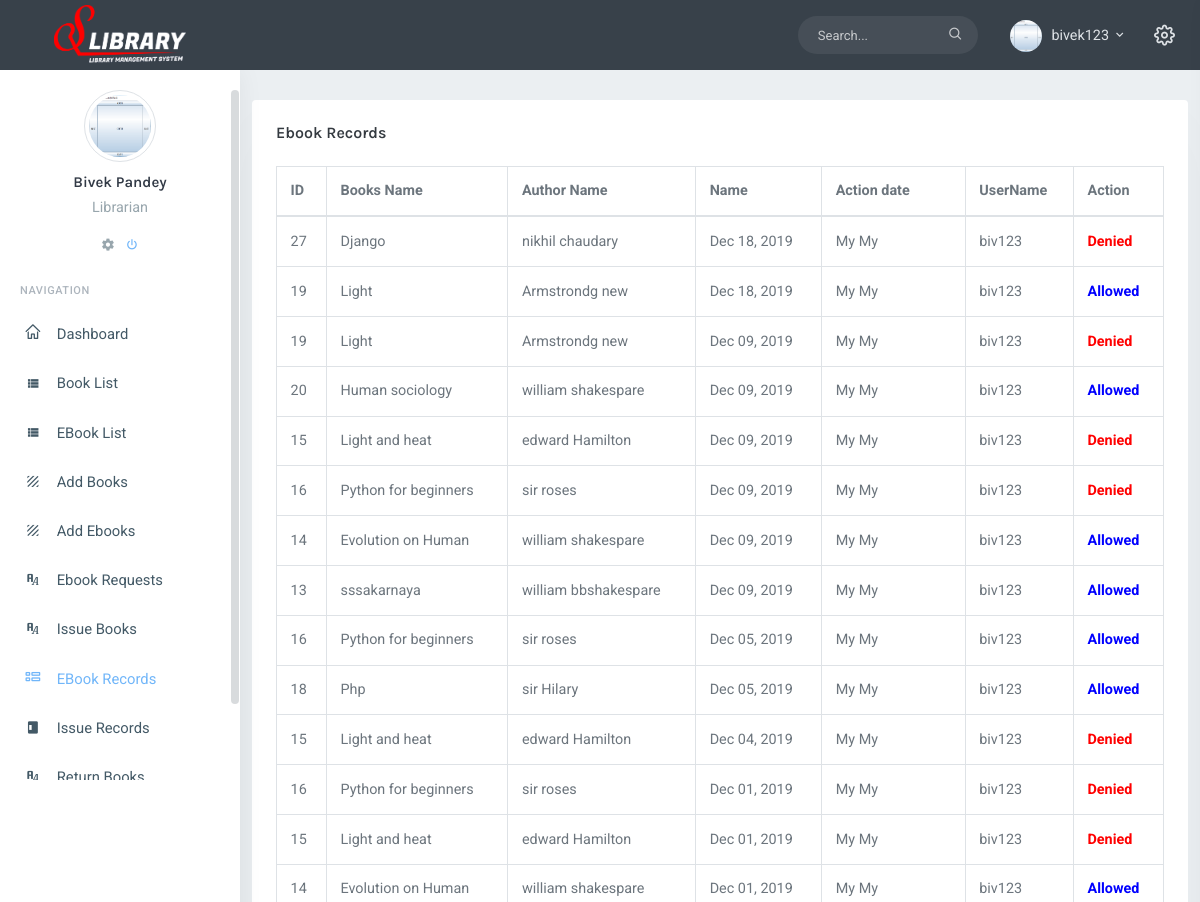
Page /ebook-activities/ (signed in, upper part) on the earlier database version.
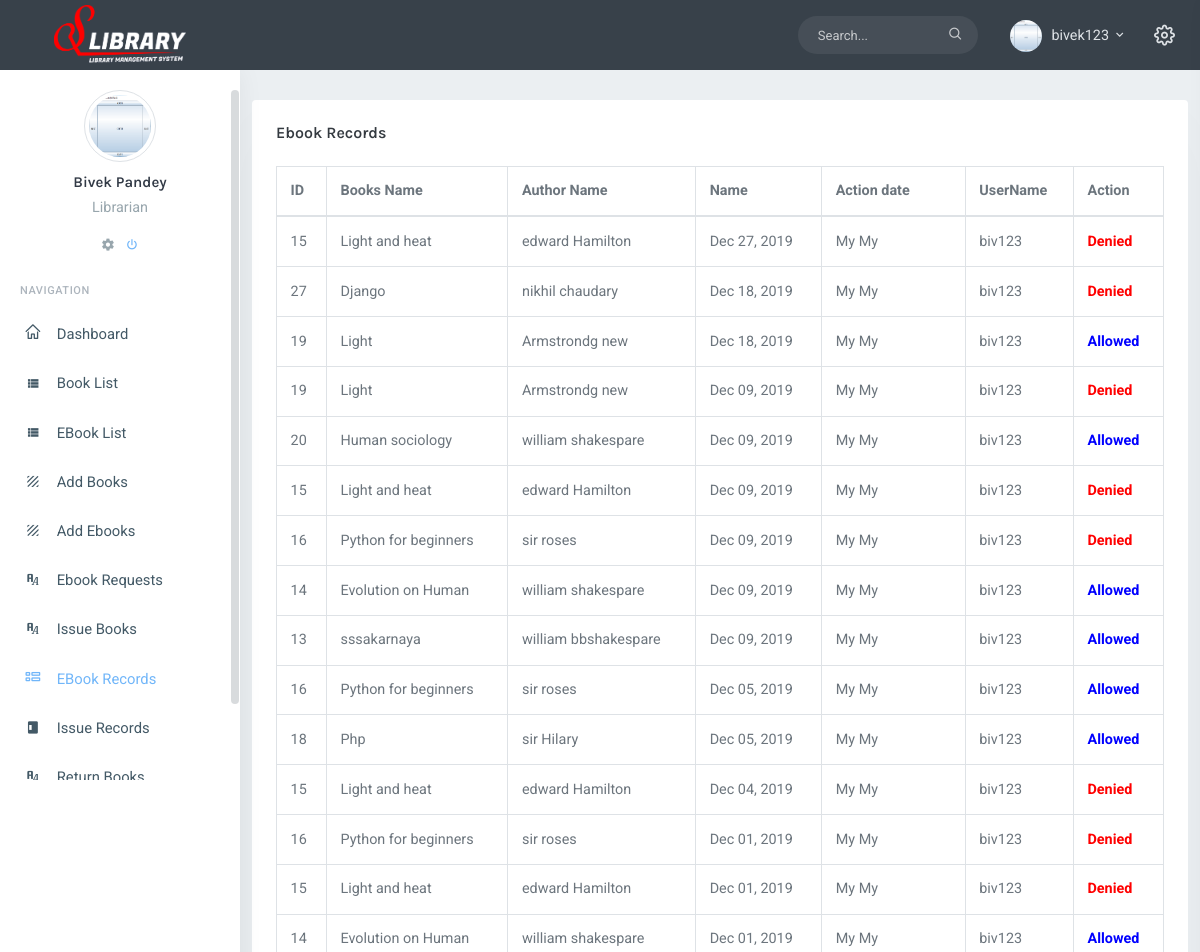
Same page on the later database version.
### operations/models.py (models this page shows, shortened)
class EbookRequestHistory(models.Model):
	ebook=models.ForeignKey(Ebooks, on_delete=models.CASCADE,blank=True, null=True)
	action=models.CharField(max_length=100)
	requested_by=models.ForeignKey(settings.AUTH_USER_MODEL,
		on_delete=models.CASCADE, null=True)
	requested_date=models.DateTimeField(auto_now_add=True, null=True)
	action_date=models.DateTimeField()
	readable_upto=models.DateTimeField(null=True)
	readable=models.BooleanField()

class Ebooks(models.Model):
	name=models.CharField(max_length=100)
	book=models.FileField(upload_to='files')
	author_name=models.CharField(max_length=100)
	cover_image=models.ImageField(upload_to='image', default='image/bookim.png')
	added_date=models.DateTimeField(auto_now_add=True, null=True)
	catagory = models.ForeignKey(Catagory, on_delete=models.CASCADE, null=True)

### account/models.py (models this page shows)
class User(AbstractUser):
	CHOICES = (
        ('Librarian', 'Librarian'),
        ('Student', 'Student'),
    )
	Role=models.CharField(max_length=20,
		choices=CHOICES,
		default='Student')
	profile_pic=models.ImageField(upload_to='profile-pic',
		default='profile-pic/user.jpg')
	barcode=models.ImageField(blank=True, null=True)
	contact=models.CharField(max_length=100)
	is_active=models.BooleanField(default=False)

### operations/views.py (the view)
# urls.py: path('ebook-activities/', EbookActivities.as_view(), name='ebook-activities'),
@method_decorator(role_required(allowed_roles=['Librarian']),
    name='dispatch')
class EbookActivities(ListView, LoginRequiredMixin):
    template_name='operations/ebook-activities.html'
    queryset=EbookRequestHistory.objects.all().order_by('-requested_date')
    def get_context_data(self, *args, **kwargs):
        context=super(EbookActivities, self).get_context_data(*args, **kwargs)
        activities=self.get_queryset()
        context.update({
            'activities':activities,
            })
        return context

### operations/context_processors.py (called while the page is built)
def my_context_processor(request):
    if request.user.is_authenticated:
        count=Message.objects.filter(posted_to=request.user, read=False).count()
        msgs=Message.objects.filter(posted_to=request.user).order_by('Posted_on')[::-1]
        sent_msgs=Message.objects.filter(
            posted_by=request.user).order_by('Posted_on')[::-1]
        return {
            'count': count,
            'msgs':msgs,
            'sent_msgs':sent_msgs
        }
    return {}

def get_all_catagory(request):
    catagories=Catagory.objects.all()
    return {'catagories':catagories}

def issue_requests(request):
    issue_requests=EbookRequest.objects.all().count()
    return {'issue_requests':issue_requests}

### operations/templates/operations/ebook-activities.html (shortened to what this page needs)
{%extends 'operations/index.html'%}
{% load static %}
{% block content %}
{% if activities %}
<div class="row">
  <div class="col-12">
    <div class="card-box table-responsive">
      <h4 class="mt-0 header-title">Ebook Records</h4>
      <table id="selection-table1" class="table table-bordered dt-responsive nowrap">
  <thead>
    <tr>
      <th>ID</th>
      <th>Books Name</th>
      <th>Author Name</th>
      <th>Name</th>
      <th>Action date</th>
      <th>UserName</th>
      <th>Action</th>
      </tr>
    </thead>
    <tbody>
      {% for book in activities %}
      <tr>
        <td>{{book.ebook.id}}</td>
        <td>{{book.ebook.name}}</td>
        <td>{{book.ebook.author_name}}</td>
        <td>{{book.action_date|date:"M d, Y"}}</td>
        <td>{{book.requested_by.first_name}} {{book.requested_by.first_name}}</td>
        <td>{{book.requested_by.username}}</td>
        {% if book.action == 'Allowed' %}
        <td style="color: blue;"><b>Allowed</b></td>
        {% endif %}
        {% if book.action == 'Denied' %}
        <td style="color: red;"><b>Denied</b></td>
        {% endif %}
      </tr>
      {% endfor %}
    </tbody>
  </table>
  </div>
  </div>
  </div>
  {% else %}
  <h1>No EBooks Activities</h1>
  {% endif %}
  {% endblock %}

Differences in the rows shown:
added EbookRequestHistory: ebook.id "15", ebook.name "Light and heat", ebook.author_name "edward Hamilton", action_date "Dec 27, 2019", requested_by.first_name "My", requested_by.username "biv123", action "Denied"
